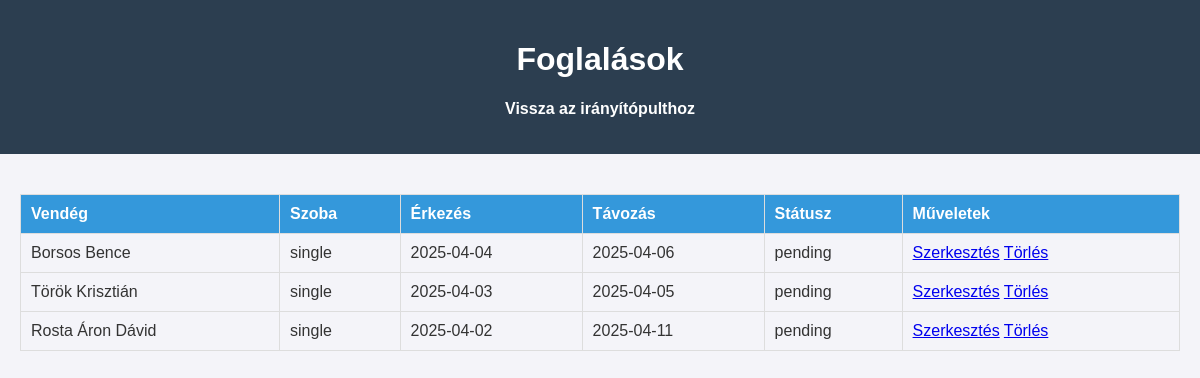
/admin/bookings/index.php (signed in), run on an earlier commit of the app's database.
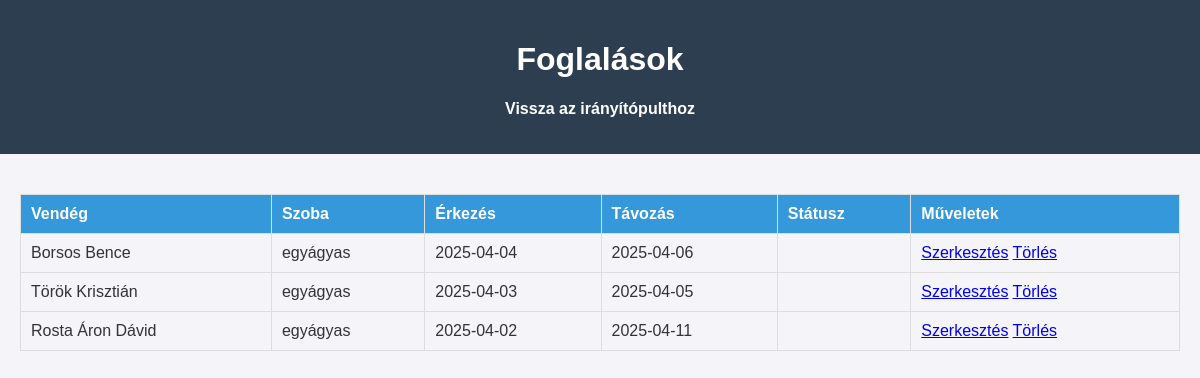
And on a later commit of the database.
### tables this page shows
CREATE TABLE `bookings` (
  `id` int(11) NOT NULL,
  `room_id` int(11) NOT NULL,
  `guest_id` int(11) NOT NULL,
  `check_in` date NOT NULL,
  `check_out` date NOT NULL,
  `status` enum('függőben','megerősitve','törölve', 'befejezve') DEFAULT 'függőben',
  `created_at` timestamp NOT NULL DEFAULT current_timestamp()
);

CREATE TABLE `guests` (
  `id` int(11) NOT NULL,
  `name` varchar(100) NOT NULL,
  `email` varchar(100) NOT NULL,
  `phone` varchar(20) DEFAULT NULL,
  `address` text DEFAULT NULL,
  `id_number` varchar(20) DEFAULT NULL,
  `created_at` timestamp NOT NULL DEFAULT current_timestamp()
);

CREATE TABLE `rooms` (
  `id` int(11) NOT NULL,
  `room_number` varchar(10) NOT NULL,
  `room_type` enum('egyágyas','kétágyas','luxus') NOT NULL,
  `capacity` int(11) NOT NULL,
  `price_per_night` decimal(10,2) NOT NULL,
  `description` text DEFAULT NULL,
  `status` enum('elérhető','foglalt','karbantartás') DEFAULT 'elérhető',
  `created_at` timestamp NOT NULL DEFAULT current_timestamp()
);

### admin/bookings/index.php (the view, shortened to what this page needs)
<?php
require_once __DIR__ . '/../../api/config.php';
$sql = "SELECT bookings.*, guests.name as guest_name, rooms.room_type
        FROM bookings
        JOIN guests ON bookings.guest_id = guests.id
        JOIN rooms ON bookings.room_id = rooms.id";
$result = $conn->query($sql);
$bookings = $result->fetch_all(MYSQLI_ASSOC);
?>
<!DOCTYPE html>
<html lang="hu">
<head>
    <link rel="stylesheet" href="../assets/css/admin.css">
</head>
<body>
    <header>
        <h1>Foglalások</h1>
        <nav>
            <ul>
                <li><a href="../dashboard.php">Vissza az irányítópulthoz</a></li>
            </ul>
        </nav>
    </header>
    <main>
        <table>
            <thead>
                <tr>
                    <th>Vendég</th>
                    <th>Szoba</th>
                    <th>Érkezés</th>
                    <th>Távozás</th>
                    <th>Státusz</th>
                    <th>Műveletek</th>
                </tr>
            </thead>
            <tbody>
                <?php foreach ($bookings as $booking): ?>
                    <tr>
                        <td><?php echo $booking['guest_name']; ?></td>
                        <td><?php echo $booking['room_type']; ?></td>
                        <td><?php echo $booking['check_in']; ?></td>
                        <td><?php echo $booking['check_out']; ?></td>
                        <td><?php echo $booking['status']; ?></td>
                        <td>
                            <a href="edit.php?id=<?php echo $booking['id']; ?>">Szerkesztés</a>
                            <a href="delete.php?id=<?php echo $booking['id']; ?>">Törlés</a>
                        </td>
                    </tr>
                <?php endforeach; ?>
            </tbody>
        </table>
    </main>
</body>
</html>

### admin/assets/css/admin.css (style rules this page uses)
body { font-family: Arial, sans-serif; background-color: #f4f4f9; color: #333; margin: 0; padding: 0; }
header { background-color: #2c3e50; color: #fff; padding: 20px; text-align: center; }
nav ul { list-style: none; padding: 0; display: flex; justify-content: center; }
nav ul li { margin: 0 15px; }
nav ul li a { color: #fff; text-decoration: none; font-weight: bold; }
main { padding: 20px; }
table { width: 100%; border-collapse: collapse; margin-top: 20px; }
table th, table td { padding: 10px; border: 1px solid #ddd; text-align: left; }
table th { background-color: #3498db; color: #fff; }

What changed in the data, as far as the page shows it:
changed bookings "Borsos Bence": room.room_type "single" → "egyágyas"; status "pending" → (not shown)
changed bookings "Török Krisztián": room.room_type "single" → "egyágyas"; status "pending" → (not shown)
changed bookings "Rosta Áron Dávid": room.room_type "single" → "egyágyas"; status "pending" → (not shown)
